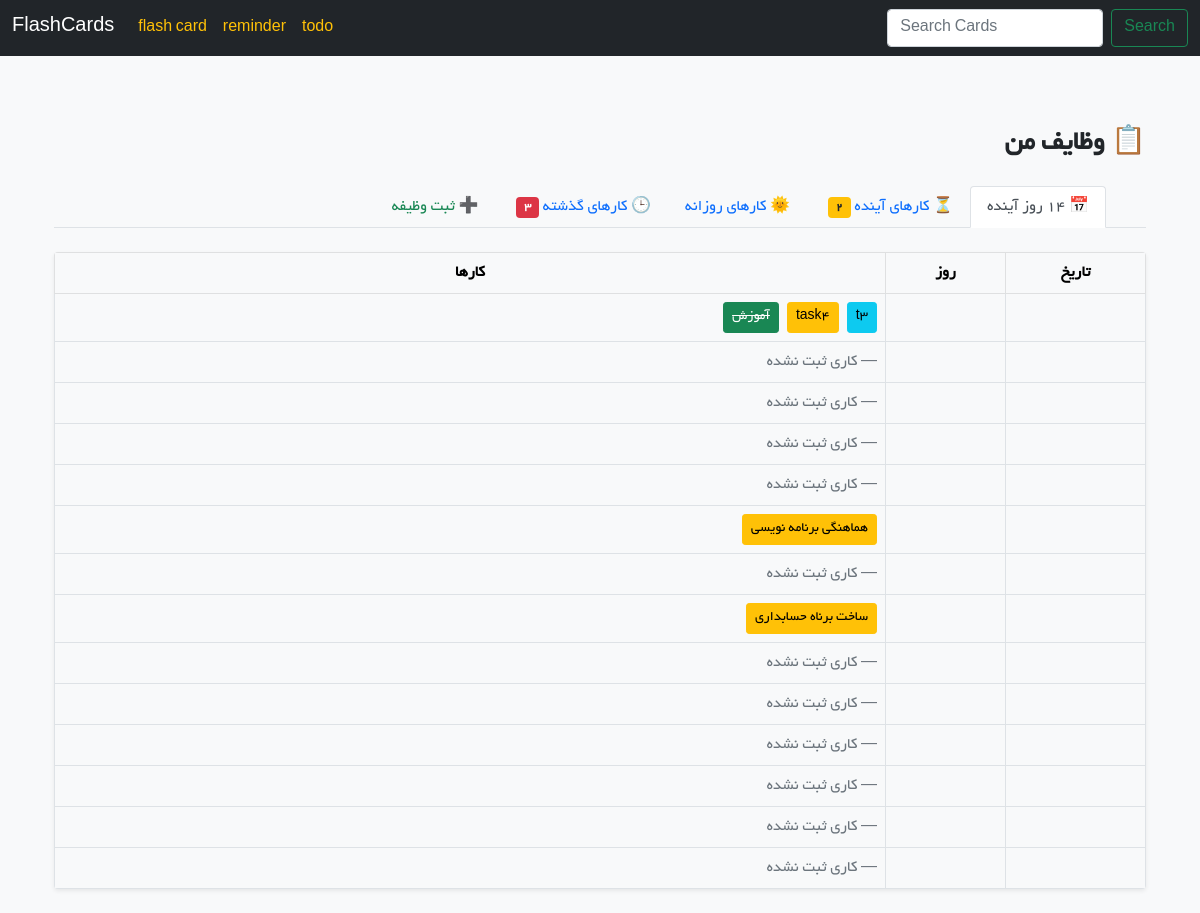
/todo/todos/, run on an earlier commit of the app's database.
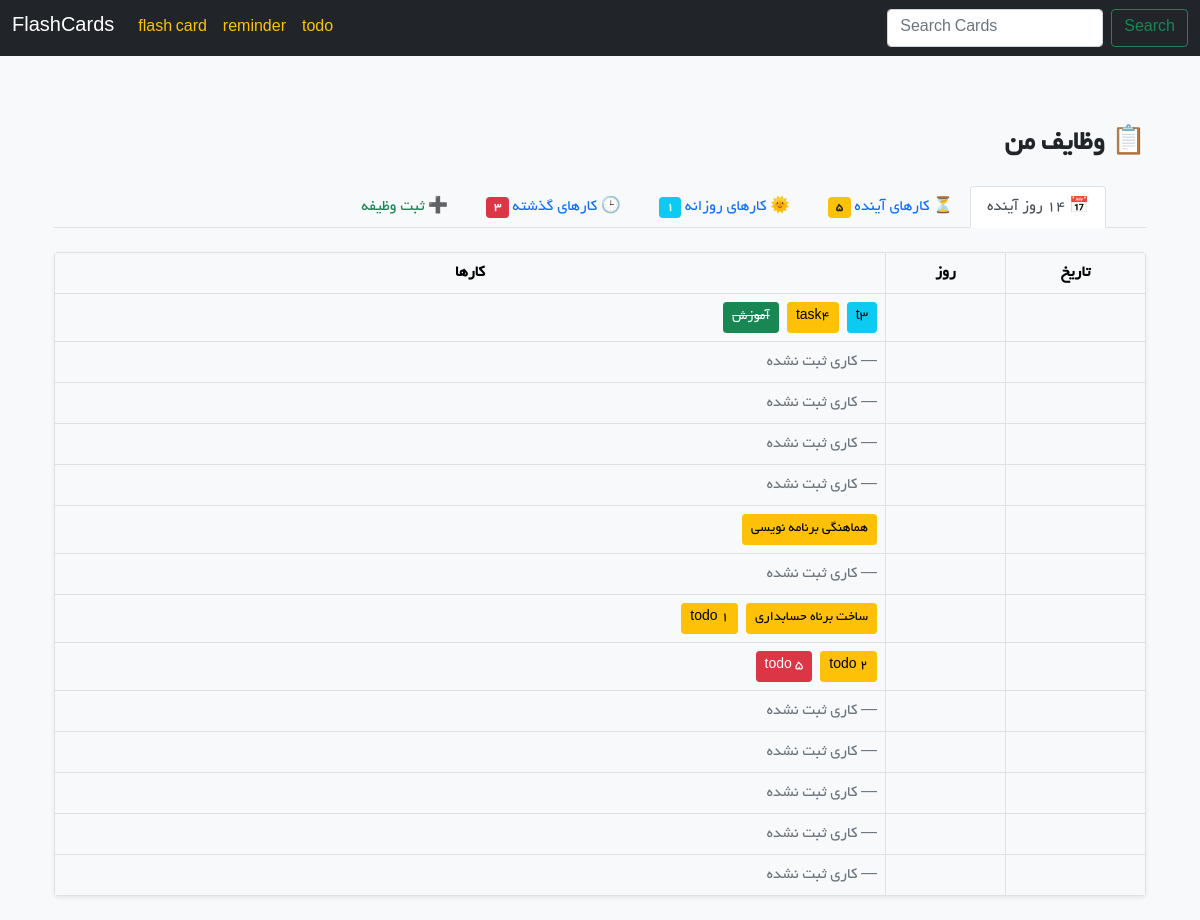
And on a later commit of the database.
### todo/models.py (models this page shows, shortened)
class Todo(models.Model):
    PRIORITY_CHOICES = [
        ("low", "Low"),
        ("medium", "Medium"),
        ("high", "High"),
    ]
    title = models.CharField(max_length=200, verbose_name="عنوان")
    description = models.TextField(blank=True, null=True, verbose_name="توضیحات")
    due_date = models.DateField(blank=True, null=True, verbose_name="تاریخ")
    start_time = models.TimeField(blank=True, null=True, verbose_name="ساعت شروع")
    end_time = models.TimeField(blank=True, null=True, verbose_name="ساعت پایان")
    is_completed = models.BooleanField(default=False, verbose_name="انجام شده")
    priority = models.CharField(
        max_length=10, choices=PRIORITY_CHOICES, default="low", verbose_name="اولویت"
    )
    is_daily = models.BooleanField(
        default=False,
        verbose_name="کار روزانه"
    )
    created_at = models.DateTimeField(auto_now_add=True, verbose_name="زمان ایجاد")
    updated_at = models.DateTimeField(auto_now=True, verbose_name="آخرین ویرایش")
    class Meta:
        ordering = ["due_date", "start_time"]
        verbose_name = "وظیفه"
        verbose_name_plural = "وظایف"

### todo/views.py (the view, shortened to what this page needs)
# urls.py: path("todos/", TodoListView.as_view(), name="todo_list"),
class TodoListView(View):
    form_class = TodoForm
    def get(self, request):
        today = date.today()
        form = self.form_class()
        days = [today + timedelta(days=i) for i in range(14)]
        days_dict = {
            day: Todo.objects.filter(due_date=day).order_by("start_time")
            for day in days
        }
        future_todos = Todo.objects.filter(
            due_date__gt=today, is_completed=False
        ).order_by("due_date", "start_time")
        daily_todos = Todo.objects.filter(
            is_daily=True,
        )
        past_todos = Todo.objects.filter(
            due_date__lt=today,
            is_completed=False,
        ).order_by("-due_date")
        return render(
            request,
            "todo/todo_list.html",
            {
                "days_dict": days_dict,
                "future_todos": future_todos,
                "form": form,
                "daily_todos": daily_todos,
                "past_todos": past_todos,
            },
        )

### todo/templatetags/jalali_filters.py (called while the page is built)
@register.filter
def to_jalali(value):
    if not value:
        return ""
    return JalaliDate(value).strftime("%Y/%m/%d")

@register.filter
def jalali_weekday(value):
    if not value:
        return ""
    return JalaliDate(value).strftime("%A")

### todo/templates/todo/todo_list.html (shortened to what this page needs)
{% extends 'base.html' %}
{% load jalali_filters %}
{% load static %}
{% block content %}
<div class="container py-4" dir="rtl">
  <div class="mb-4">
    <h3 class="fw-bold">📋 وظایف من</h3>
  </div>
  <ul class="nav nav-tabs mb-4" id="todoTabs" role="tablist">
    <li class="nav-item" role="presentation">
      <button class="nav-link active"
              id="days-tab"
              data-bs-toggle="tab"
              data-bs-target="#days"
              type="button">
        📅 ۱۴ روز آینده
      </button>
    </li>
    <li class="nav-item" role="presentation">
      <button class="nav-link"
              id="future-tab"
              data-bs-toggle="tab"
              data-bs-target="#future"
              type="button">
        ⏳ کارهای آینده
        {% if future_todos %}
          <span class="badge bg-warning text-dark ms-1">{{ future_todos|length }}</span>
        {% endif %}
      </button>
    </li>
    <li class="nav-item" role="presentation">
      <button class="nav-link"
              id="daily-tab"
              data-bs-toggle="tab"
              data-bs-target="#daily"
              type="button">
        🌞 کارهای روزانه
        {% if daily_todos %}
          <span class="badge bg-info ms-1">{{ daily_todos|length }}</span>
        {% endif %}
      </button>
    </li>
    <li class="nav-item" role="presentation">
      <button class="nav-link"
              id="past-tab"
              data-bs-toggle="tab"
              data-bs-target="#past"
              type="button">
        🕒 کارهای گذشته
        {% if past_todos %}
          <span class="badge bg-danger ms-1">{{ past_todos|length }}</span>
        {% endif %}
      </button>
    </li>
    <li class="nav-item ms-auto" role="presentation">
      <button class="nav-link text-success"
              id="create-tab"
              data-bs-toggle="tab"
              data-bs-target="#create"
              type="button">
        ➕ ثبت وظیفه
      </button>
    </li>
  </ul>
  <div class="tab-content">
    <div class="tab-pane fade show active" id="days">
      <div class="table-responsive shadow-sm rounded">
        <table class="table table-bordered align-middle mb-0">
          <thead class="table-light text-center">
            <tr>
              <th style="width:140px;">تاریخ</th>
              <th style="width:120px;">روز</th>
              <th>کارها</th>
            </tr>
          </thead>
          <tbody>
            {% for day, todos in days_dict.items %}
            <tr class="{% if day|jalali_weekday == 'جمعه' %}table-danger{% endif %}">
              <td class="text-center fw-bold">{{ day|to_jalali }}</td>
              <td class="text-center">{{ day|jalali_weekday }}</td>
              <td>
                {% if todos %}
                  <div class="d-flex flex-wrap gap-2">
                    {% for todo in todos %}
                      <a href="{% url 'todo:todo_detail' todo.id %}"
                         class="btn btn-sm
                         {% if todo.is_completed %}
                           btn-success text-decoration-line-through
                         {% elif todo.priority == 'high' %}
                           btn-danger
                         {% elif todo.priority == 'medium' %}
                           btn-warning
                         {% else %}
                           btn-info
                         {% endif %}
                         ">
                        {{ todo.title }}
                      </a>
                    {% endfor %}
                  </div>
                {% else %}
                  <span class="text-muted">— کاری ثبت نشده</span>
                {% endif %}
              </td>
            </tr>
            {% endfor %}
          </tbody>
        </table>
      </div>
    </div>
  </div>
</div>
{% endblock %}

What changed in the data, as far as the page shows it:
added Todo: title "todo 1"
added Todo: title "todo 2"
added Todo: title "todo 5"
Also different on the page:
{{ future_todos|length }}: "2" → "5"
{{ daily_todos|length }}: (not shown) → "1"
list line gone: "— کاری ثبت نشده"
